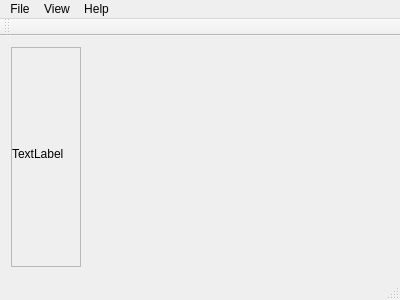
<?xml version="1.0" encoding="UTF-8"?>
<ui version="4.0">
 <class>ImageViewer</class>
 <widget class="QMainWindow" name="ImageViewer">
  <property name="geometry">
   <rect>
    <x>0</x>
    <y>0</y>
    <width>400</width>
    <height>300</height>
   </rect>
  </property>
  <property name="windowTitle">
   <string>ImageViewer</string>
  </property>
  <widget class="QWidget" name="centralWidget">
   <layout class="QFormLayout" name="formLayout">
    <item row="0" column="0">
     <widget class="QScrollArea" name="scrollArea">
      <property name="widgetResizable">
       <bool>true</bool>
      </property>
      <widget class="QWidget" name="scrollAreaWidgetContents">
       <property name="geometry">
        <rect>
         <x>0</x>
         <y>0</y>
         <width>76</width>
         <height>76</height>
        </rect>
       </property>
       <widget class="QLabel" name="imageLabel">
        <property name="geometry">
         <rect>
          <x>0</x>
          <y>0</y>
          <width>361</width>
          <height>211</height>
         </rect>
        </property>
        <property name="text">
         <string>TextLabel</string>
        </property>
       </widget>
      </widget>
     </widget>
    </item>
   </layout>
  </widget>
  <widget class="QMenuBar" name="menuBar">
   <property name="geometry">
    <rect>
     <x>0</x>
     <y>0</y>
     <width>400</width>
     <height>22</height>
    </rect>
   </property>
   <widget class="QMenu" name="menuFile">
    <property name="title">
     <string>File</string>
    </property>
    <addaction name="openAct"/>
    <addaction name="printAct"/>
    <addaction name="exitAct"/>
   </widget>
   <widget class="QMenu" name="menuView">
    <property name="title">
     <string>View</string>
    </property>
    <addaction name="zoomInAct"/>
    <addaction name="zoomOutAct"/>
    <addaction name="normalSizeAct"/>
    <addaction name="separator"/>
    <addaction name="fitToWindowAct"/>
   </widget>
   <widget class="QMenu" name="menuHelp">
    <property name="title">
     <string>Help</string>
    </property>
    <addaction name="aboutAct"/>
    <addaction name="aboutQtAct"/>
   </widget>
   <addaction name="menuFile"/>
   <addaction name="menuView"/>
   <addaction name="menuHelp"/>
  </widget>
  <widget class="QToolBar" name="mainToolBar">
   <attribute name="toolBarArea">
    <enum>TopToolBarArea</enum>
   </attribute>
   <attribute name="toolBarBreak">
    <bool>false</bool>
   </attribute>
  </widget>
  <widget class="QStatusBar" name="statusBar"/>
  <action name="openAct">
   <property name="text">
    <string>Open...</string>
   </property>
   <property name="shortcut">
    <string>Ctrl+O</string>
   </property>
  </action>
  <action name="printAct">
   <property name="enabled">
    <bool>false</bool>
   </property>
   <property name="text">
    <string>Print...</string>
   </property>
   <property name="shortcut">
    <string>Ctrl+P</string>
   </property>
  </action>
  <action name="exitAct">
   <property name="text">
    <string>Exit...</string>
   </property>
   <property name="toolTip">
    <string>Exit</string>
   </property>
   <property name="shortcut">
    <string>Ctrl+Q</string>
   </property>
  </action>
  <action name="zoomInAct">
   <property name="text">
    <string>Zoom In</string>
   </property>
   <property name="toolTip">
    <string>Zoom In</string>
   </property>
   <property name="shortcut">
    <string>Ctrl++</string>
   </property>
  </action>
  <action name="zoomOutAct">
   <property name="text">
    <string>Zoom Out</string>
   </property>
   <property name="toolTip">
    <string>Zoom Out </string>
   </property>
   <property name="shortcut">
    <string>Ctrl+-</string>
   </property>
  </action>
  <action name="normalSizeAct">
   <property name="text">
    <string>Normal Size</string>
   </property>
   <property name="toolTip">
    <string>Normal Size</string>
   </property>
   <property name="shortcut">
    <string>Ctrl+S</string>
   </property>
  </action>
  <action name="fitToWindowAct">
   <property name="checkable">
    <bool>true</bool>
   </property>
   <property name="enabled">
    <bool>false</bool>
   </property>
   <property name="text">
    <string>Fit to Window</string>
   </property>
   <property name="toolTip">
    <string>Fit to Window</string>
   </property>
   <property name="shortcut">
    <string>Ctrl+F</string>
   </property>
  </action>
  <action name="aboutAct">
   <property name="text">
    <string>About</string>
   </property>
   <property name="toolTip">
    <string>About</string>
   </property>
  </action>
  <action name="aboutQtAct">
   <property name="text">
    <string>About Qt</string>
   </property>
   <property name="toolTip">
    <string>About Qt</string>
   </property>
  </action>
 </widget>
 <layoutdefault spacing="6" margin="11"/>
 <resources/>
 <connections/>
</ui>
